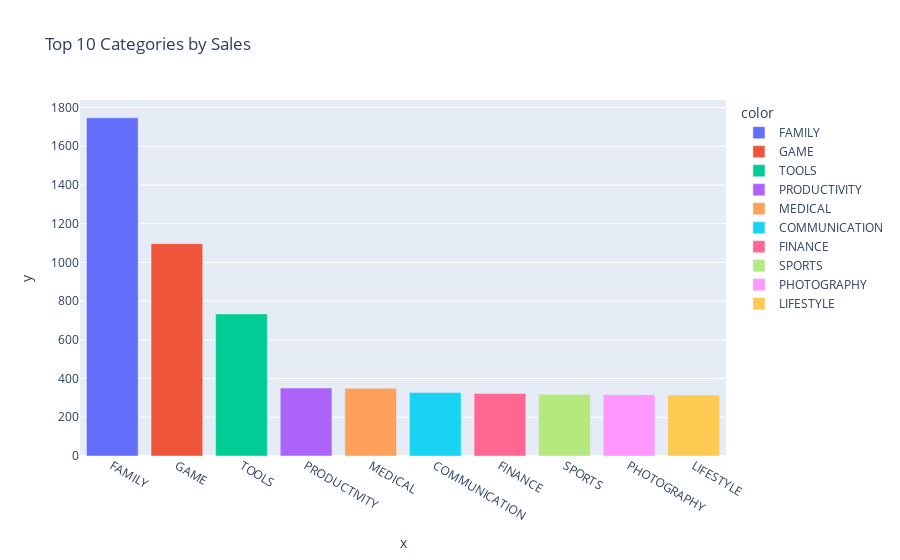

Notebook code for this chart:
### Code cell
bar = px.bar(x = top10_category.index,
             y = top10_category.values,
             color = top10_category.index,
             title = 'Top 10 Categories by Sales')
bar.show()

### Figure 1 — Plotly figure (JSON) as saved in the notebook; plotly's stock layout.template omitted (floating-point values rounded to 4 significant figures)
{"data": [{"alignmentgroup": "True", "hovertemplate": "color=FAMILY<br>x=%{x}<br>y=%{y}<extra></extra>", "legendgroup": "FAMILY", "marker": {"color": "#636efa", "pattern": {"shape": ""}}, "name": "FAMILY", "offsetgroup": "FAMILY", "orientation": "v", "showlegend": true, "textposition": "auto", "type": "bar", "x": ["FAMILY"], "xaxis": "x", "y": [1747], "yaxis": "y"}, {"alignmentgroup": "True", "hovertemplate": "color=GAME<br>x=%{x}<br>y=%{y}<extra></extra>", "legendgroup": "GAME", "marker": {"color": "#EF553B", "pattern": {"shape": ""}}, "name": "GAME", "offsetgroup": "GAME", "orientation": "v", "showlegend": true, "textposition": "auto", "type": "bar", "x": ["GAME"], "xaxis": "x", "y": [1097], "yaxis": "y"}, {"alignmentgroup": "True", "hovertemplate": "color=TOOLS<br>x=%{x}<br>y=%{y}<extra></extra>", "legendgroup": "TOOLS", "marker": {"color": "#00cc96", "pattern": {"shape": ""}}, "name": "TOOLS", "offsetgroup": "TOOLS", "orientation": "v", "showlegend": true, "textposition": "auto", "type": "bar", "x": ["TOOLS"], "xaxis": "x", "y": [734], "yaxis": "y"}, {"alignmentgroup": "True", "hovertemplate": "color=PRODUCTIVITY<br>x=%{x}<br>y=%{y}<extra></extra>", "legendgroup": "PRODUCTIVITY", "marker": {"color": "#ab63fa", "pattern": {"shape": ""}}, "name": "PRODUCTIVITY", "offsetgroup": "PRODUCTIVITY", "orientation": "v", "showlegend": true, "textposition": "auto", "type": "bar", "x": ["PRODUCTIVITY"], "xaxis": "x", "y": [351], "yaxis": "y"}, {"alignmentgroup": "True", "hovertemplate": "color=MEDICAL<br>x=%{x}<br>y=%{y}<extra></extra>", "legendgroup": "MEDICAL", "marker": {"color": "#FFA15A", "pattern": {"shape": ""}}, "name": "MEDICAL", "offsetgroup": "MEDICAL", "orientation": "v", "showlegend": true, "textposition": "auto", "type": "bar", "x": ["MEDICAL"], "xaxis": "x", "y": [350], "yaxis": "y"}, {"alignmentgroup": "True", "hovertemplate": "color=COMMUNICATION<br>x=%{x}<br>y=%{y}<extra></extra>", "legendgroup": "COMMUNICATION", "marker": {"color": "#19d3f3", "pattern": {"shape": ""}}, "name": "COMMUNICATION", "offsetgroup": "COMMUNICATION", "orientation": "v", "showlegend": true, "textposition": "auto", "type": "bar", "x": ["COMMUNICATION"], "xaxis": "x", "y": [328], "yaxis": "y"}, {"alignmentgroup": "True", "hovertemplate": "color=FINANCE<br>x=%{x}<br>y=%{y}<extra></extra>", "legendgroup": "FINANCE", "marker": {"color": "#FF6692", "pattern": {"shape": ""}}, "name": "FINANCE", "offsetgroup": "FINANCE", "orientation": "v", "showlegend": true, "textposition": "auto", "type": "bar", "x": ["FINANCE"], "xaxis": "x", "y": [323], "yaxis": "y"}, {"alignmentgroup": "True", "hovertemplate": "color=SPORTS<br>x=%{x}<br>y=%{y}<extra></extra>", "legendgroup": "SPORTS", "marker": {"color": "#B6E880", "pattern": {"shape": ""}}, "name": "SPORTS", "offsetgroup": "SPORTS", "orientation": "v", "showlegend": true, "textposition": "auto", "type": "bar", "x": ["SPORTS"], "xaxis": "x", "y": [319], "yaxis": "y"}, {"alignmentgroup": "True", "hovertemplate": "color=PHOTOGRAPHY<br>x=%{x}<br>y=%{y}<extra></extra>", "legendgroup": "PHOTOGRAPHY", "marker": {"color": "#FF97FF", "pattern": {"shape": ""}}, "name": "PHOTOGRAPHY", "offsetgroup": "PHOTOGRAPHY", "orientation": "v", "showlegend": true, "textposition": "auto", "type": "bar", "x": ["PHOTOGRAPHY"], "xaxis": "x", "y": [317], "yaxis": "y"}, {"alignmentgroup": "True", "hovertemplate": "color=LIFESTYLE<br>x=%{x}<br>y=%{y}<extra></extra>", "legendgroup": "LIFESTYLE", "marker": {"color": "#FECB52", "pattern": {"shape": ""}}, "name": "LIFESTYLE", "offsetgroup": "LIFESTYLE", "orientation": "v", "showlegend": true, "textposition": "auto", "type": "bar", "x": ["LIFESTYLE"], "xaxis": "x", "y": [315], "yaxis": "y"}], "layout": {"barmode": "relative", "legend": {"title": {"text": "color"}, "tracegroupgap": 0}, "title": {"text": "Top 10 Categories by Sales"}, "xaxis": {"anchor": "y", "domain": [0, 1], "title": {"text": "x"}}, "yaxis": {"anchor": "x", "domain": [0, 1], "title": {"text": "y"}}}}
